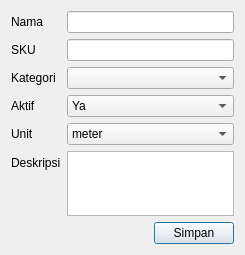
<?xml version="1.0" encoding="UTF-8"?>
<ui version="4.0">
 <class>ProductEditorDialog</class>
 <widget class="QDialog" name="ProductEditorDialog">
  <property name="geometry">
   <rect>
    <x>0</x>
    <y>0</y>
    <width>245</width>
    <height>255</height>
   </rect>
  </property>
  <property name="windowTitle">
   <string>Form Produk</string>
  </property>
  <layout class="QVBoxLayout" name="verticalLayout">
   <item>
    <layout class="QFormLayout" name="formLayout">
     <item row="0" column="0">
      <widget class="QLabel" name="namaLabel">
       <property name="text">
        <string>Nama</string>
       </property>
      </widget>
     </item>
     <item row="0" column="1">
      <widget class="QLineEdit" name="namaLineEdit"/>
     </item>
     <item row="1" column="0">
      <widget class="QLabel" name="sKULabel">
       <property name="toolTip">
        <string>Stock Keeping Unit</string>
       </property>
       <property name="text">
        <string>SKU</string>
       </property>
      </widget>
     </item>
     <item row="1" column="1">
      <widget class="QLineEdit" name="sKULineEdit"/>
     </item>
     <item row="2" column="0">
      <widget class="QLabel" name="kategoriLabel">
       <property name="text">
        <string>Kategori</string>
       </property>
      </widget>
     </item>
     <item row="2" column="1">
      <widget class="ProductCategoriesComboBox" name="productCategoriesComboBox"/>
     </item>
     <item row="3" column="0">
      <widget class="QLabel" name="aktifLabel">
       <property name="text">
        <string>Aktif</string>
       </property>
      </widget>
     </item>
     <item row="3" column="1">
      <widget class="QComboBox" name="aktifComboBox">
       <item>
        <property name="text">
         <string>Ya</string>
        </property>
       </item>
       <item>
        <property name="text">
         <string>Tidak</string>
        </property>
       </item>
      </widget>
     </item>
     <item row="4" column="0">
      <widget class="QLabel" name="unitLabel">
       <property name="text">
        <string>Unit</string>
       </property>
      </widget>
     </item>
     <item row="4" column="1">
      <widget class="QComboBox" name="comboUnit">
       <item>
        <property name="text">
         <string>meter</string>
        </property>
       </item>
       <item>
        <property name="text">
         <string>lembar</string>
        </property>
       </item>
       <item>
        <property name="text">
         <string>ream</string>
        </property>
       </item>
      </widget>
     </item>
     <item row="5" column="0">
      <widget class="QLabel" name="deskripsiLabel">
       <property name="text">
        <string>Deskripsi</string>
       </property>
      </widget>
     </item>
     <item row="5" column="1">
      <widget class="QPlainTextEdit" name="descPlainTextEdit">
       <property name="maximumSize">
        <size>
         <width>16777215</width>
         <height>65</height>
        </size>
       </property>
       <property name="tabChangesFocus">
        <bool>true</bool>
       </property>
      </widget>
     </item>
    </layout>
   </item>
   <item alignment="Qt::AlignmentFlag::AlignRight">
    <widget class="QPushButton" name="simpanButton">
     <property name="text">
      <string>Simpan</string>
     </property>
    </widget>
   </item>
  </layout>
 </widget>
 <customwidgets>
  <customwidget>
   <class>ProductCategoriesComboBox</class>
   <extends>QComboBox</extends>
   <header>src/customs/productcategoriescombobox.h</header>
  </customwidget>
 </customwidgets>
 <tabstops>
  <tabstop>namaLineEdit</tabstop>
  <tabstop>sKULineEdit</tabstop>
  <tabstop>productCategoriesComboBox</tabstop>
  <tabstop>descPlainTextEdit</tabstop>
 </tabstops>
 <resources/>
 <connections/>
</ui>
